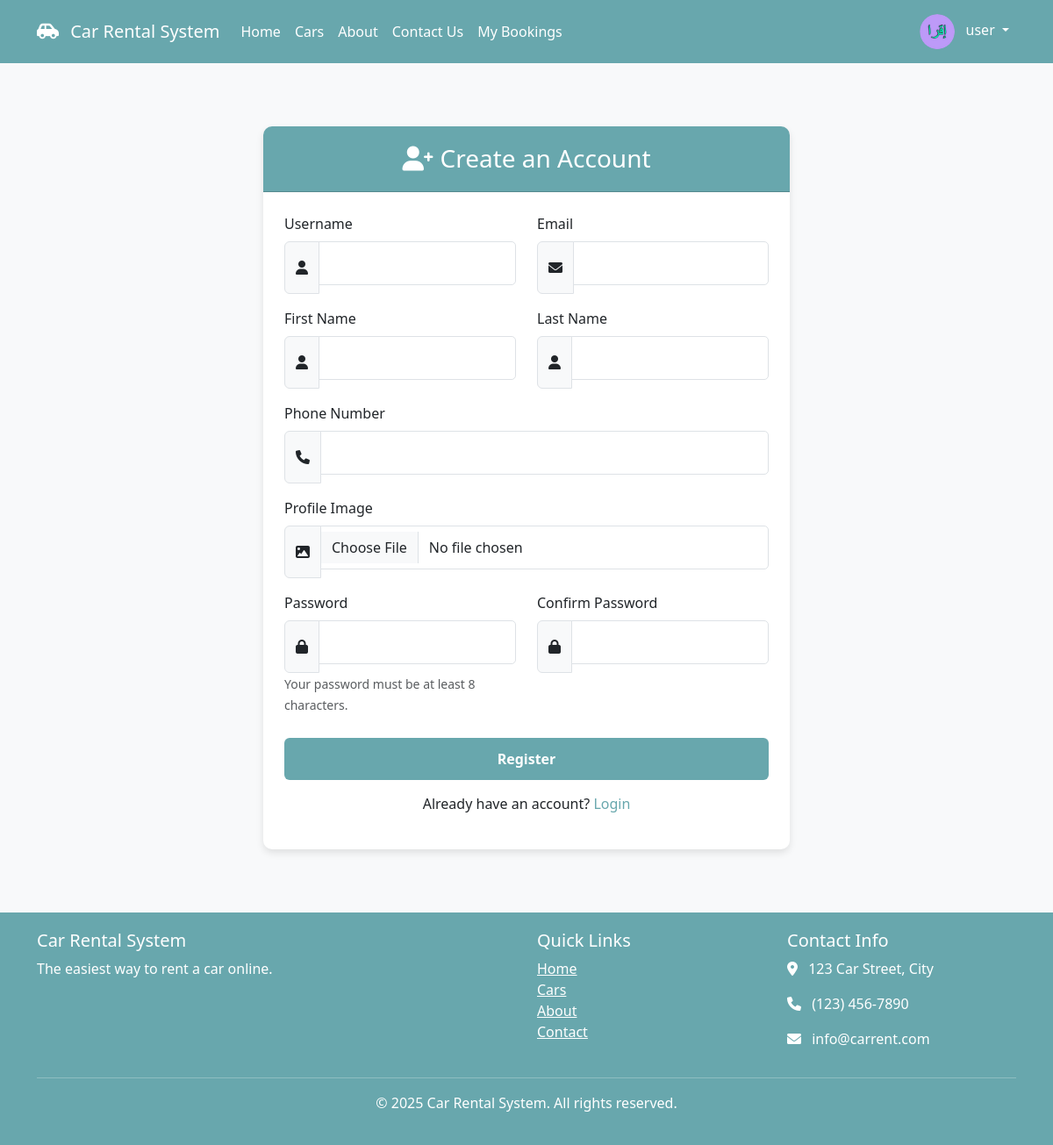
Screenshot of /register/ (signed in) with the database file from the repository.
### myapp/models.py (models this page shows, shortened)
class User(AbstractUser):
    ROLE_CHOICES = (
        (1, 'User'),
        (2, 'Admin'),
        (3, 'Resource Manager'),
        (4, 'Entry Operator'),
    )
    role = models.IntegerField(choices=ROLE_CHOICES, default=1)
    profile_image = models.ImageField(upload_to='profile_images/', null=True, blank=True)

### myapp/views.py (the view)
# urls.py: path('register/', views.register, name='register'),
def register(request):
    if request.method == 'POST':
        form = UserRegistrationForm(request.POST, request.FILES)
        if form.is_valid():
            user = form.save(commit=False)
            user.role = 1  # Default role is normal user
            user.save()
            user.profile.phone = form.cleaned_data.get('phone')
            user.profile.save()
            raw_password = form.cleaned_data.get('password1')
            user = authenticate(username=user.username, password=raw_password)
            login(request, user)
            messages.success(request, "Registration successful! Welcome to Car Rental System.")
            return redirect('dashboard')
    else:
        form = UserRegistrationForm()
    return render(request, 'myapp/register.html', {'form': form})

### myapp/forms.py
class UserRegistrationForm(UserCreationForm):
    email = forms.EmailField(required=True)
    first_name = forms.CharField(max_length=30, required=True)
    last_name = forms.CharField(max_length=30, required=True)
    phone = forms.CharField(max_length=20, required=False)
    profile_image = forms.ImageField(required=False)
    role = forms.ChoiceField(choices=User.ROLE_CHOICES, initial=1)
    class Meta:
        model = User
        fields = ['username', 'email', 'first_name', 'last_name',
                 'phone', 'profile_image', 'role', 'password1', 'password2']

### myapp/templates/myapp/register.html (shortened to what this page needs)
{% extends 'myapp/base.html' %}
{% block content %}
<div class="register-container mt-5 mb-5">
    <div class="card">
        <div class="card-header">
            <h3 class="mb-0"><i class="fas fa-user-plus me-2"></i>Create an Account</h3>
        </div>
        <div class="card-body p-4">
            <form method="post" enctype="multipart/form-data">
                <div class="row">
                    <div class="col-md-6">
                        <div class="mb-3">
                            <label for="id_username" class="form-label">Username</label>
                            <div class="input-group">
                                <span class="input-group-text"><i class="fas fa-user"></i></span>
                                {{ form.username }}
                            </div>
                        </div>
                    </div>
                    <div class="col-md-6">
                        <div class="mb-3">
                            <label for="id_email" class="form-label">Email</label>
                            <div class="input-group">
                                <span class="input-group-text"><i class="fas fa-envelope"></i></span>
                                {{ form.email }}
                            </div>
                        </div>
                    </div>
                </div>
                <div class="row">
                    <div class="col-md-6">
                        <div class="mb-3">
                            <label for="id_first_name" class="form-label">First Name</label>
                            <div class="input-group">
                                <span class="input-group-text"><i class="fas fa-user"></i></span>
                                {{ form.first_name }}
                            </div>
                        </div>
                    </div>
                    <div class="col-md-6">
                        <div class="mb-3">
                            <label for="id_last_name" class="form-label">Last Name</label>
                            <div class="input-group">
                                <span class="input-group-text"><i class="fas fa-user"></i></span>
                                {{ form.last_name }}
                            </div>
                        </div>
                    </div>
                </div>
                <div class="mb-3">
                    <label for="id_phone" class="form-label">Phone Number</label>
                    <div class="input-group">
                        <span class="input-group-text"><i class="fas fa-phone"></i></span>
                        {{ form.phone }}
                    </div>
                </div>
                <div class="mb-3">
                    <label for="id_profile_image" class="form-label">Profile Image</label>
                    <div class="input-group">
                        <span class="input-group-text"><i class="fas fa-image"></i></span>
                        {{ form.profile_image }}
                    </div>
                </div>
                <div class="row">
                    <div class="col-md-6">
                        <div class="mb-3">
                            <label for="id_password1" class="form-label">Password</label>
                            <div class="input-group">
                                <span class="input-group-text"><i class="fas fa-lock"></i></span>
                                {{ form.password1 }}
                            </div>
                            <small class="text-muted">Your password must be at least 8 characters.</small>
                        </div>
                    </div>
                    <div class="col-md-6">
                        <div class="mb-3">
                            <label for="id_password2" class="form-label">Confirm Password</label>
                            <div class="input-group">
                                <span class="input-group-text"><i class="fas fa-lock"></i></span>
                                {{ form.password2 }}
                            </div>
                        </div>
                    </div>
                </div>
                <div class="d-grid gap-2">
                    <button type="submit" class="btn btn-primary btn-submit">Register</button>
                </div>
            </form>
            <div class="login-link">
                <p>Already have an account? <a href="{% url 'login' %}">Login</a></p>
            </div>
        </div>
    </div>
</div>
{% endblock %}

### myapp/templates/myapp/base.html (shortened to what this page needs)
<!DOCTYPE html>
<html lang="en">
<head>
    <link href="https://cdn.jsdelivr.net/npm/bootstrap@5.3.0-alpha1/dist/css/bootstrap.min.css" rel="stylesheet">
    <link rel="stylesheet" href="https://cdnjs.cloudflare.com/ajax/libs/font-awesome/6.0.0/css/all.min.css">
</head>
<body>
    <nav class="navbar navbar-expand-lg navbar-dark sticky-top">
        <div class="container">
            <a class="navbar-brand" href="{% url 'home' %}">
                <i class="fas fa-car-side me-2"></i>
                Car Rental System
            </a>
            <div class="collapse navbar-collapse" id="navbarNav">
                <ul class="navbar-nav me-auto">
                    <li class="nav-item">
                        <a class="nav-link" href="{% url 'home' %}">Home</a>
                    </li>
                    <li class="nav-item">
                        <a class="nav-link" href="{% url 'car_list' %}">Cars</a>
                    </li>
                    <li class="nav-item">
                        <a class="nav-link" href="{% url 'about' %}">About</a>
                    </li>
                    <li class="nav-item">
                        <a class="nav-link" href="{% url 'contact' %}">Contact Us</a>
                    </li>
                    {% if user.is_authenticated %}
                        {% if user.role == 2 %}
                            <li class="nav-item">
                                <a class="nav-link" href="{% url 'manage_bookings' %}">Bookings</a>
                            </li>
                            <li class="nav-item">
                                <a class="nav-link" href="{% url 'user_list' %}">Users</a>
                            </li>
                            <li class="nav-item">
                                <a class="nav-link" href="{% url 'message_list' %}">Messages</a>
                            </li>
                            <li class="nav-item">
                                <a class="nav-link" href="/admin/" target="_blank">Admin Panel</a>
                            </li>
                        {% elif user.role == 3 %}
                            <li class="nav-item">
                                <a class="nav-link" href="{% url 'user_list' %}">Users</a>
                            </li>
                        {% elif user.role == 4 %}
                            <li class="nav-item">
                                <a class="nav-link" href="{% url 'manage_bookings' %}">Manage Bookings</a>
                            </li>
                        {% else %}
                            <li class="nav-item">
                                <a class="nav-link" href="{% url 'my_bookings' %}">My Bookings</a>
                            </li>
                        {% endif %}
                    {% endif %}
                </ul>
                <ul class="navbar-nav">
                    {% if user.is_authenticated %}
                        <li class="nav-item dropdown">
                            <a class="nav-link dropdown-toggle" href="#" id="navbarDropdown" role="button" data-bs-toggle="dropdown">
                                {% if user.profile_image %}
                                    <img src="{{ user.profile_image.url }}" alt="{{ user.username }}" class="profile-image me-2">
                                {% else %}
                                    <i class="fas fa-user-circle me-2"></i>
                                {% endif %}
                                {{ user.username }}
                            </a>
                        </li>
                    {% endif %}
                </ul>
            </div>
        </div>
    </nav>
    <main class="container py-4 fade-in">
        {% block content %}{% endblock %}
    </main>
    <footer class="footer mt-auto">
        <div class="container">
            <div class="row">
                <div class="col-md-6">
                    <h5>Car Rental System</h5>
                    <p>The easiest way to rent a car online.</p>
                </div>
                <div class="col-md-3">
                    <h5>Quick Links</h5>
                    <ul class="list-unstyled">
                        <li><a href="{% url 'home' %}" class="text-white">Home</a></li>
                        <li><a href="{% url 'car_list' %}" class="text-white">Cars</a></li>
                        <li><a href="{% url 'about' %}" class="text-white">About</a></li>
                        <li><a href="{% url 'contact' %}" class="text-white">Contact</a></li>
                    </ul>
                </div>
                <div class="col-md-3">
                    <h5>Contact Info</h5>
                    <address>
                        <p><i class="fas fa-map-marker-alt me-2"></i> 123 Car Street, City</p>
                        <p><i class="fas fa-phone me-2"></i> (123) 456-7890</p>
                        <p><i class="fas fa-envelope me-2"></i> info@carrent.com</p>
                    </address>
                </div>
            </div>
            <hr class="bg-light">
            <div class="text-center">
                <p>&copy; {% now "Y" %} Car Rental System. All rights reserved.</p>
            </div>
        </div>
    </footer>
</body>
</html>

### myapp/templates/myapp/base.html (style rules this page uses)
:root { --primary-color: #68A7AD; --secondary-color: #99C4C8; --accent-color: #E5CB9F; --light-color: #EEE4AB; --dark-color: #333; --white-color: #fff; }
body { font-family: 'Segoe UI', Tahoma, Geneva, Verdana, sans-serif; background-color: #f8f9fa; }
.navbar { background-color: var(--primary-color); }
.navbar-brand, .nav-link { color: var(--white-color); }
.btn-primary { background-color: var(--primary-color); border-color: var(--primary-color); }
.card { border-radius: 10px; overflow: hidden; box-shadow: 0 4px 8px rgba(0, 0, 0, 0.1); transition: transform 0.3s ease; }
.footer { background-color: var(--primary-color); color: var(--white-color); padding: 20px 0; }
.profile-image { width: 40px; height: 40px; border-radius: 50%; object-fit: cover; }
.fade-in { animation: fadeIn 0.5s ease-in; }

### myapp/templates/myapp/register.html (style rules this page uses)
.register-container { max-width: 600px; margin: 0 auto; }
.card { border: none; box-shadow: 0 4px 8px rgba(0, 0, 0, 0.1); border-radius: 10px; }
.card-header { background-color: var(--primary-color); color: white; text-align: center; padding: 20px; border-radius: 10px 10px 0 0; }
.form-control { border-radius: 5px; padding: 12px; margin-bottom: 10px; }
.btn-submit { background-color: var(--primary-color); border: none; width: 100%; padding: 12px; font-weight: bold; margin-top: 10px; transition: all 0.3s ease; }
.form-label { font-weight: 500; }
.login-link { text-align: center; margin-top: 15px; }
.login-link a { color: var(--primary-color); text-decoration: none; font-weight: 500; }

### rows the page displays
User: profile_image (picture), username "user"
